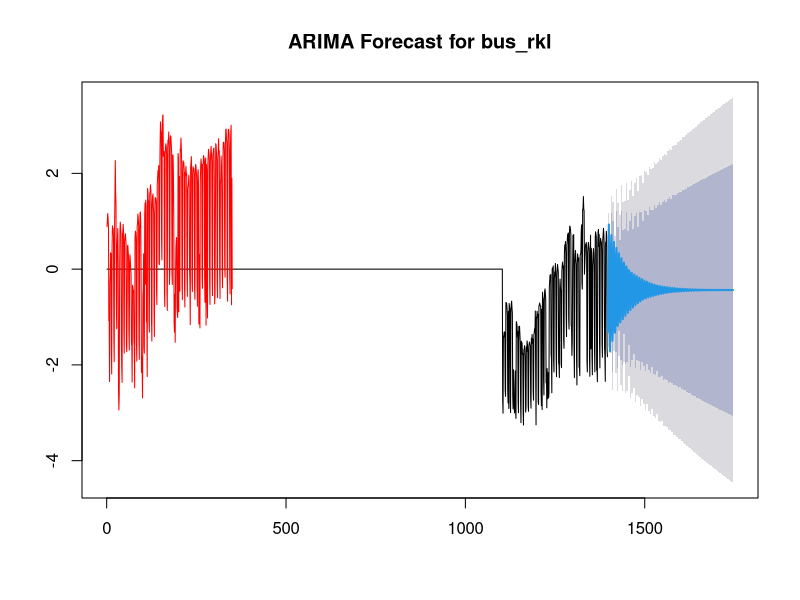
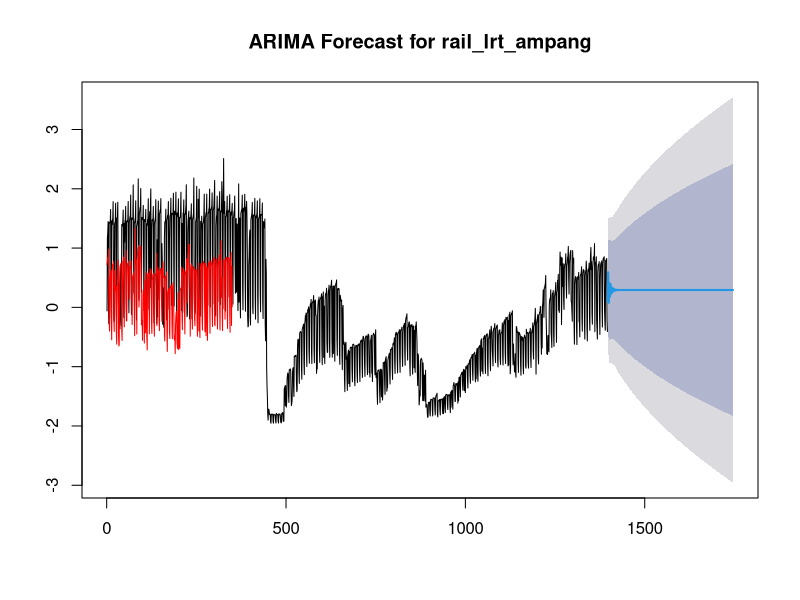
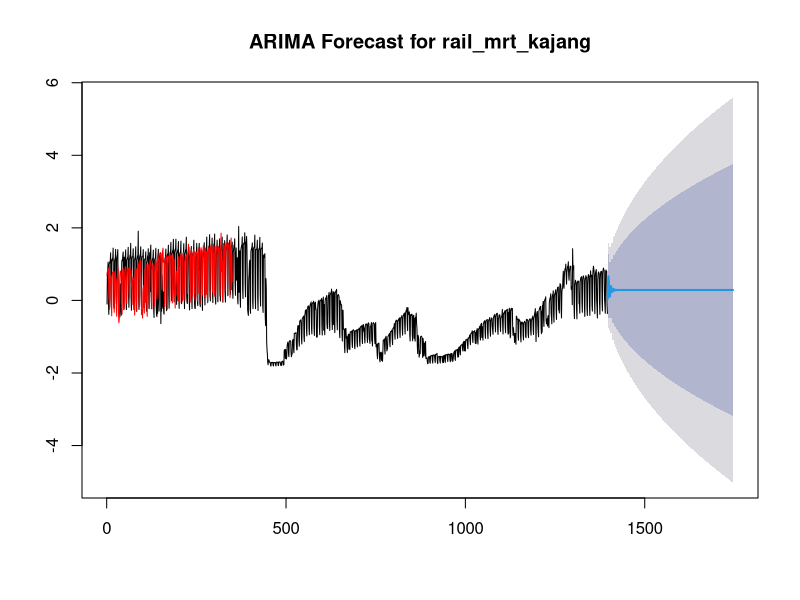
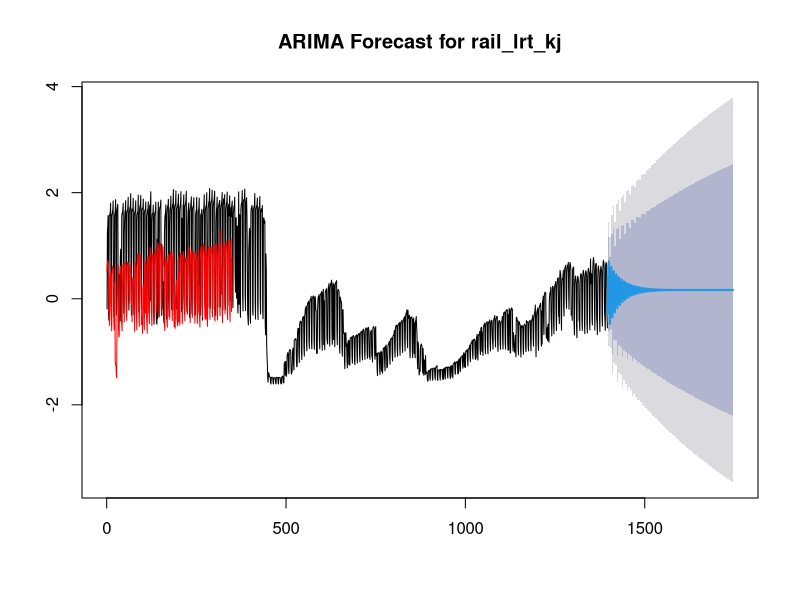
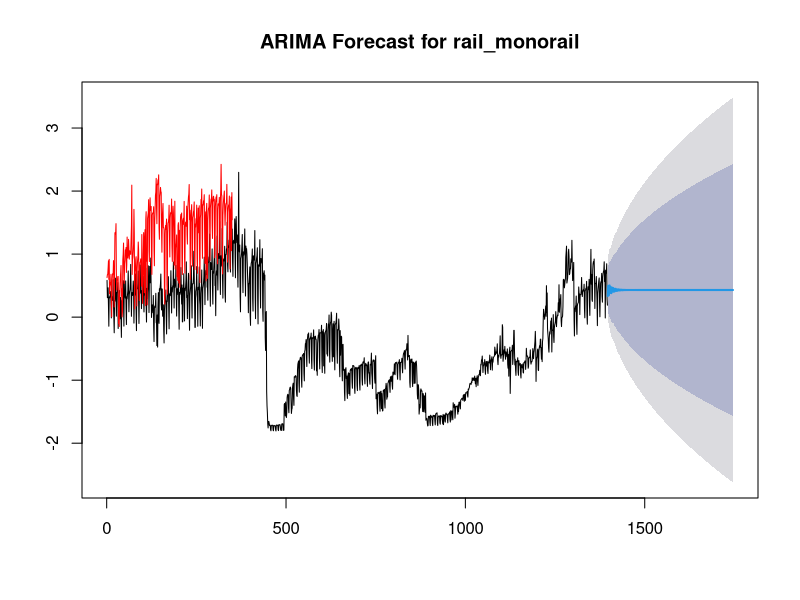
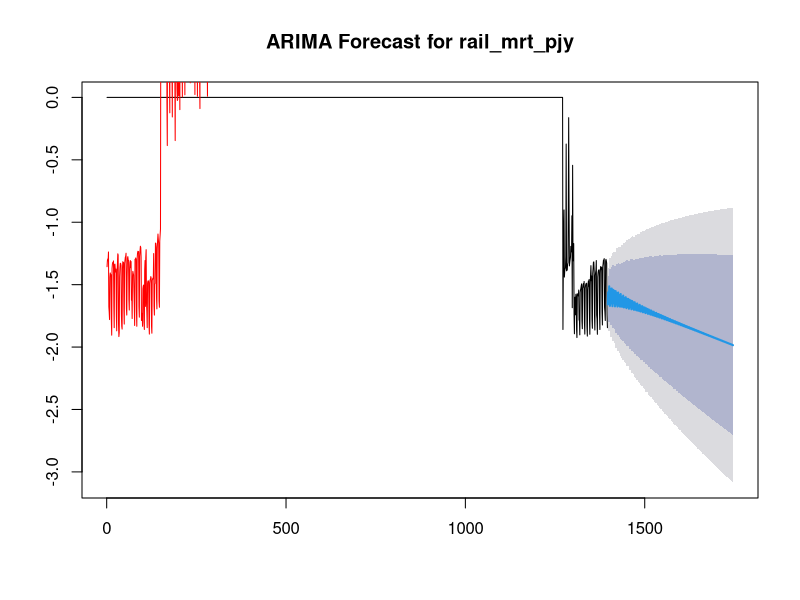

These figures' R source, in order:
## ---- chunk 1
knitr::opts_chunk$set(echo = TRUE)
library(tidyverse)
library(forecast)
## ---- chunk 2
data <- read.csv("df_cleaned.csv")
str(data)
## ---- chunk 3
# Convert 'date' column to a Date object
data$date <- as.Date(data$date)

# Convert 'preciptype', 'holiday', and 'covid' to factors
data$preciptype <- as.factor(data$preciptype)
data$holiday <- as.factor(data$holiday)
data$covid <- as.factor(data$covid)

# Normalization function
normalize_series <- function(series) {
  scale(series)
}

# Normalize the entire dataset
normalized_data <- data %>%
  mutate(across(where(is.numeric), normalize_series))
## ---- chunk 4
# Split the data into training and testing sets
train_ratio <- 0.8  # 80% for training, 20% for testing
train_size <- floor(train_ratio * nrow(normalized_data))
train_data <- normalized_data[1:train_size, ]
test_data <- normalized_data[(train_size + 1):nrow(normalized_data), ]
## ---- chunk 5
arima_model <- function(train, test, target_variable) {
  cat("Training ARIMA model for", target_variable, "\n")
  
  # Extract the target variable
  y_train <- train[[target_variable]]
  y_test <- test[[target_variable]]
  
  # Fit ARIMA model
  arima_fit <- auto.arima(y_train)
  
  # Forecast
  forecast_values <- forecast(arima_fit, h = length(y_test))
  
  # Model Evaluation
  accuracy_metrics <- accuracy(forecast_values, y_test)
  
  # Print evaluation metrics
  print(accuracy_metrics)
  
  # Plot actual vs. predicted
  plot(forecast_values, main = paste("ARIMA Forecast for", target_variable))
  lines(y_test, col = "red")
  
  # Save the model
  save(arima_fit, file = paste("arima_model_", target_variable, ".RData", sep = ""))
}

# Apply the function for each target variable
target_variables <- c("bus_rkl", "rail_lrt_ampang", "rail_mrt_kajang", "rail_lrt_kj", "rail_monorail", "rail_mrt_pjy")

for (target_var in target_variables) {
  arima_model(train_data, test_data, target_var)
}
